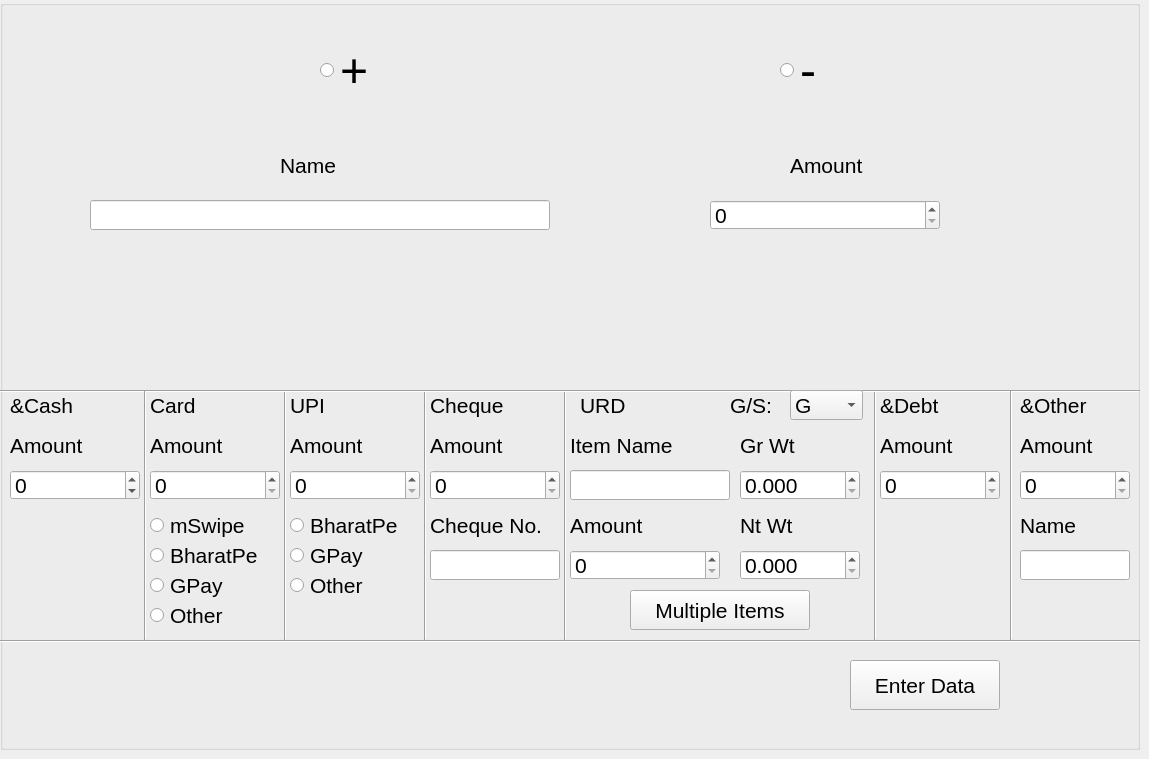
    <widget class="QWidget" name="Misc">
     <widget class="QGroupBox" name="groupBox_3">
      <property name="geometry">
       <rect>
        <x>0</x>
        <y>0</y>
        <width>1140</width>
        <height>750</height>
       </rect>
      </property>
      <property name="font">
       <font>
        <pointsize>16</pointsize>
       </font>
      </property>
      <property name="title">
       <string/>
      </property>
      <widget class="QRadioButton" name="Shree_plus">
       <property name="geometry">
        <rect>
         <x>320</x>
         <y>40</y>
         <width>120</width>
         <height>60</height>
        </rect>
       </property>
       <property name="font">
        <font>
         <pointsize>36</pointsize>
        </font>
       </property>
       <property name="text">
        <string>+</string>
       </property>
      </widget>
      <widget class="QRadioButton" name="Shree_minus">
       <property name="geometry">
        <rect>
         <x>780</x>
         <y>40</y>
         <width>95</width>
         <height>60</height>
        </rect>
       </property>
       <property name="font">
        <font>
         <pointsize>36</pointsize>
        </font>
       </property>
       <property name="text">
        <string>-</string>
       </property>
      </widget>
      <widget class="QLabel" name="label_58">
       <property name="geometry">
        <rect>
         <x>280</x>
         <y>150</y>
         <width>70</width>
         <height>30</height>
        </rect>
       </property>
       <property name="text">
        <string>Name</string>
       </property>
      </widget>
      <widget class="QLabel" name="label_60">
       <property name="geometry">
        <rect>
         <x>790</x>
         <y>150</y>
         <width>100</width>
         <height>30</height>
        </rect>
       </property>
       <property name="text">
        <string>Amount</string>
       </property>
      </widget>
      <widget class="QLineEdit" name="Shree_name">
       <property name="geometry">
        <rect>
         <x>90</x>
         <y>200</y>
         <width>460</width>
         <height>30</height>
        </rect>
       </property>
      </widget>
      <widget class="QSpinBox" name="Shree_amount">
       <property name="geometry">
        <rect>
         <x>710</x>
         <y>200</y>
         <width>230</width>
         <height>30</height>
        </rect>
       </property>
       <property name="maximum">
        <number>9999999</number>
       </property>
      </widget>
      <widget class="QPushButton" name="Data_Entry_button_5">
       <property name="geometry">
        <rect>
         <x>850</x>
         <y>660</y>
         <width>150</width>
         <height>50</height>
        </rect>
       </property>
       <property name="text">
        <string>Enter Data</string>
       </property>
      </widget>
      <widget class="QLabel" name="label_108">
       <property name="geometry">
        <rect>
         <x>430</x>
         <y>390</y>
         <width>100</width>
         <height>30</height>
        </rect>
       </property>
       <property name="text">
        <string>Cheque</string>
       </property>
      </widget>
      <widget class="QLabel" name="label_111">
       <property name="geometry">
        <rect>
         <x>580</x>
         <y>390</y>
         <width>70</width>
         <height>30</height>
        </rect>
       </property>
       <property name="text">
        <string>URD</string>
       </property>
      </widget>
      <widget class="QLabel" name="label_118">
       <property name="geometry">
        <rect>
         <x>570</x>
         <y>510</y>
         <width>130</width>
         <height>30</height>
        </rect>
       </property>
       <property name="text">
        <string>Amount</string>
       </property>
      </widget>
      <widget class="QLabel" name="label_134">
       <property name="geometry">
        <rect>
         <x>150</x>
         <y>390</y>
         <width>70</width>
         <height>30</height>
        </rect>
       </property>
       <property name="text">
        <string>Card</string>
       </property>
      </widget>
      <widget class="Line" name="line_41">
       <property name="geometry">
        <rect>
         <x>420</x>
         <y>390</y>
         <width>10</width>
         <height>250</height>
        </rect>
       </property>
       <property name="orientation">
        <enum>Qt::Vertical</enum>
       </property>
      </widget>
      <widget class="QLabel" name="label_148">
       <property name="geometry">
        <rect>
         <x>290</x>
         <y>390</y>
         <width>55</width>
         <height>30</height>
        </rect>
       </property>
       <property name="text">
        <string>UPI</string>
       </property>
      </widget>
      <widget class="QLabel" name="label_173">
       <property name="geometry">
        <rect>
         <x>290</x>
         <y>430</y>
         <width>100</width>
         <height>30</height>
        </rect>
       </property>
       <property name="text">
        <string>Amount</string>
       </property>
      </widget>
      <widget class="QRadioButton" name="UPI_Other_6">
       <property name="geometry">
        <rect>
         <x>290</x>
         <y>570</y>
         <width>95</width>
         <height>30</height>
        </rect>
       </property>
       <property name="text">
        <string>Other</string>
       </property>
      </widget>
      <widget class="Line" name="line_42">
       <property name="geometry">
        <rect>
         <x>870</x>
         <y>390</y>
         <width>10</width>
         <height>250</height>
        </rect>
       </property>
       <property name="orientation">
        <enum>Qt::Vertical</enum>
       </property>
      </widget>
      <widget class="Line" name="line_43">
       <property name="geometry">
        <rect>
         <x>280</x>
         <y>390</y>
         <width>10</width>
         <height>250</height>
        </rect>
       </property>
       <property name="orientation">
        <enum>Qt::Vertical</enum>
       </property>
      </widget>
      <widget class="QLabel" name="label_174">
       <property name="geometry">
        <rect>
         <x>740</x>
         <y>430</y>
         <width>80</width>
         <height>30</height>
        </rect>
       </property>
       <property name="text">
        <string>Gr Wt</string>
       </property>
      </widget>
      <widget class="Line" name="line_44">
       <property name="geometry">
        <rect>
         <x>560</x>
         <y>390</y>
         <width>10</width>
         <height>250</height>
        </rect>
       </property>
       <property name="orientation">
        <enum>Qt::Vertical</enum>
       </property>
      </widget>
      <widget class="QSpinBox" name="URDAmount_6">
       <property name="geometry">
        <rect>
         <x>570</x>
         <y>550</y>
         <width>150</width>
         <height>30</height>
        </rect>
       </property>
       <property name="maximum">
        <number>999999</number>
       </property>
       <property name="singleStep">
        <number>10</number>
       </property>
      </widget>
      <widget class="QLineEdit" name="ChequeNo_8">
       <property name="geometry">
        <rect>
         <x>430</x>
         <y>550</y>
         <width>130</width>
         <height>30</height>
        </rect>
       </property>
      </widget>
      <widget class="QRadioButton" name="New_Order_Cardmachine_5">
       <property name="geometry">
        <rect>
         <x>150</x>
         <y>510</y>
         <width>120</width>
         <height>30</height>
        </rect>
       </property>
       <property name="text">
        <string>mSwipe</string>
       </property>
      </widget>
      <widget class="Line" name="line_45">
       <property name="geometry">
        <rect>
         <x>0</x>
         <y>640</y>
         <width>1140</width>
         <height>3</height>
        </rect>
       </property>
       <property name="orientation">
        <enum>Qt::Horizontal</enum>
       </property>
      </widget>
      <widget class="QLabel" name="labelDebt_6">
       <property name="geometry">
        <rect>
         <x>880</x>
         <y>390</y>
         <width>80</width>
         <height>30</height>
        </rect>
       </property>
       <property name="text">
        <string>&amp;Debt</string>
       </property>
      </widget>
      <widget class="Line" name="line_46">
       <property name="geometry">
        <rect>
         <x>0</x>
         <y>390</y>
         <width>1140</width>
         <height>3</height>
        </rect>
       </property>
       <property name="orientation">
        <enum>Qt::Horizontal</enum>
       </property>
      </widget>
      <widget class="Line" name="line_47">
       <property name="geometry">
        <rect>
         <x>140</x>
         <y>390</y>
         <width>10</width>
         <height>250</height>
        </rect>
       </property>
       <property name="orientation">
        <enum>Qt::Vertical</enum>
       </property>
      </widget>
      <widget class="QLabel" name="label_175">
       <property name="geometry">
        <rect>
         <x>150</x>
         <y>430</y>
         <width>100</width>
         <height>30</height>
        </rect>
       </property>
       <property name="text">
        <string>Amount</string>
       </property>
      </widget>
      <widget class="QSpinBox" name="DebtAmount_6">
       <property name="geometry">
        <rect>
         <x>880</x>
         <y>470</y>
         <width>120</width>
         <height>30</height>
        </rect>
       </property>
       <property name="maximum">
        <number>9999999</number>
       </property>
       <property name="singleStep">
        <number>10</number>
       </property>
      </widget>
      <widget class="QRadioButton" name="New_Order_Cardmachine_6">
       <property name="geometry">
        <rect>
         <x>150</x>
         <y>600</y>
         <width>95</width>
         <height>30</height>
        </rect>
       </property>
       <property name="text">
        <string>Other</string>
       </property>
      </widget>
      <widget class="QRadioButton" name="UPI_GPay_6">
       <property name="geometry">
        <rect>
         <x>290</x>
         <y>540</y>
         <width>140</width>
         <height>30</height>
        </rect>
       </property>
       <property name="text">
        <string>GPay</string>
       </property>
      </widget>
      <widget class="QLabel" name="label_176">
       <property name="geometry">
        <rect>
         <x>430</x>
         <y>510</y>
         <width>130</width>
         <height>30</height>
        </rect>
       </property>
       <property name="text">
        <string>Cheque No.</string>
       </property>
      </widget>
      <widget class="QSpinBox" name="UPI_6">
       <property name="geometry">
        <rect>
         <x>290</x>
         <y>470</y>
         <width>130</width>
         <height>30</height>
        </rect>
       </property>
       <property name="maximum">
        <number>9999999</number>
       </property>
       <property name="singleStep">
        <number>10</number>
       </property>
      </widget>
      <widget class="QSpinBox" name="Cash_8">
       <property name="geometry">
        <rect>
         <x>10</x>
         <y>470</y>
         <width>130</width>
         <height>30</height>
        </rect>
       </property>
       <property name="minimum">
        <number>-9999999</number>
       </property>
       <property name="maximum">
        <number>9999999</number>
       </property>
       <property name="singleStep">
        <number>10</number>
       </property>
      </widget>
      <widget class="QDoubleSpinBox" name="URD_ntwt_6">
       <property name="geometry">
        <rect>
         <x>740</x>
         <y>550</y>
         <width>120</width>
         <height>30</height>
        </rect>
       </property>
       <property name="decimals">
        <number>3</number>
       </property>
       <property name="maximum">
        <double>999.999000000000024</double>
       </property>
      </widget>
      <widget class="QRadioButton" name="New_Order_Cardmachine_7">
       <property name="geometry">
        <rect>
         <x>150</x>
         <y>540</y>
         <width>140</width>
         <height>30</height>
        </rect>
       </property>
       <property name="text">
        <string>BharatPe</string>
       </property>
      </widget>
      <widget class="QSpinBox" name="Card_6">
       <property name="geometry">
        <rect>
         <x>150</x>
         <y>470</y>
         <width>130</width>
         <height>30</height>
        </rect>
       </property>
       <property name="maximum">
        <number>9999999</number>
       </property>
       <property name="singleStep">
        <number>10</number>
       </property>
      </widget>
      <widget class="QLineEdit" name="URDitemname_6">
       <property name="geometry">
        <rect>
         <x>570</x>
         <y>470</y>
         <width>160</width>
         <height>30</height>
        </rect>
       </property>
      </widget>
      <widget class="QLabel" name="label_177">
       <property name="geometry">
        <rect>
         <x>740</x>
         <y>510</y>
         <width>90</width>
         <height>30</height>
        </rect>
       </property>
       <property name="text">
        <string>Nt Wt</string>
       </property>
      </widget>
      <widget class="QSpinBox" name="Cheque_8">
       <property name="geometry">
        <rect>
         <x>430</x>
         <y>470</y>
         <width>130</width>
         <height>30</height>
        </rect>
       </property>
       <property name="maximum">
        <number>9999999</number>
       </property>
       <property name="singleStep">
        <number>10</number>
       </property>
      </widget>
      <widget class="QLabel" name="label_178">
       <property name="geometry">
        <rect>
         <x>730</x>
         <y>390</y>
         <width>55</width>
         <height>30</height>
        </rect>
       </property>
       <property name="text">
        <string>G/S:</string>
       </property>
      </widget>
      <widget class="QLabel" name="label_179">
       <property name="geometry">
        <rect>
         <x>570</x>
         <y>430</y>
         <width>140</width>
         <height>30</height>
        </rect>
       </property>
       <property name="text">
        <string>Item Name</string>
       </property>
      </widget>
      <widget class="QPushButton" name="URD_multiple_5">
       <property name="geometry">
        <rect>
         <x>630</x>
         <y>590</y>
         <width>180</width>
         <height>40</height>
        </rect>
       </property>
       <property name="text">
        <string>Multiple Items</string>
       </property>
      </widget>
      <widget class="QRadioButton" name="New_Order_Cardmachine_8">
       <property name="geometry">
        <rect>
         <x>150</x>
         <y>570</y>
         <width>140</width>
         <height>30</height>
        </rect>
       </property>
       <property name="text">
        <string>GPay</string>
       </property>
      </widget>
      <widget class="QComboBox" name="comboBox_6">
       <property name="geometry">
        <rect>
         <x>790</x>
         <y>390</y>
         <width>73</width>
         <height>30</height>
        </rect>
       </property>
       <item>
        <property name="text">
         <string>G</string>
        </property>
       </item>
       <item>
        <property name="text">
         <string>S</string>
        </property>
       </item>
      </widget>
      <widget class="QLabel" name="label_180">
       <property name="geometry">
        <rect>
         <x>430</x>
         <y>430</y>
         <width>100</width>
         <height>30</height>
        </rect>
       </property>
       <property name="text">
        <string>Amount</string>
       </property>
      </widget>
      <widget class="QLabel" name="label_181">
       <property name="geometry">
        <rect>
         <x>880</x>
         <y>430</y>
         <width>100</width>
         <height>30</height>
        </rect>
       </property>
       <property name="text">
        <string>Amount</string>
       </property>
      </widget>
      <widget class="QRadioButton" name="UPI_BharatPe_6">
       <property name="geometry">
        <rect>
         <x>290</x>
         <y>510</y>
         <width>140</width>
         <height>30</height>
        </rect>
       </property>
       <property name="text">
        <string>BharatPe</string>
       </property>
      </widget>
      <widget class="QDoubleSpinBox" name="URD_grwt_6">
       <property name="geometry">
        <rect>
         <x>740</x>
         <y>470</y>
         <width>120</width>
         <height>30</height>
        </rect>
       </property>
       <property name="decimals">
        <number>3</number>
       </property>
       <property name="maximum">
        <double>999.999000000000024</double>
       </property>
      </widget>
      <widget class="QLabel" name="labelCash_6">
       <property name="geometry">
        <rect>
         <x>10</x>
         <y>390</y>
         <width>90</width>
         <height>30</height>
        </rect>
       </property>
       <property name="text">
        <string>&amp;Cash</string>
       </property>
      </widget>
      <widget class="QLabel" name="label_182">
       <property name="geometry">
        <rect>
         <x>10</x>
         <y>430</y>
         <width>100</width>
         <height>30</height>
        </rect>
       </property>
       <property name="text">
        <string>Amount</string>
       </property>
      </widget>
      <widget class="QLabel" name="labelOther_5">
       <property name="geometry">
        <rect>
         <x>1020</x>
         <y>390</y>
         <width>90</width>
         <height>30</height>
        </rect>
       </property>
       <property name="text">
        <string>&amp;Other</string>
       </property>
      </widget>
      <widget class="QLabel" name="label_184">
       <property name="geometry">
        <rect>
         <x>1020</x>
         <y>510</y>
         <width>80</width>
         <height>30</height>
        </rect>
       </property>
       <property name="text">
        <string>Name</string>
       </property>
      </widget>
      <widget class="Line" name="line_52">
       <property name="geometry">
        <rect>
         <x>1010</x>
         <y>390</y>
         <width>3</width>
         <height>250</height>
        </rect>
       </property>
       <property name="orientation">
        <enum>Qt::Vertical</enum>
       </property>
      </widget>
      <widget class="QLabel" name="label_185">
       <property name="geometry">
        <rect>
         <x>1020</x>
         <y>430</y>
         <width>100</width>
         <height>30</height>
        </rect>
       </property>
       <property name="text">
        <string>Amount</string>
       </property>
      </widget>
      <widget class="QLineEdit" name="OtherName_5">
       <property name="geometry">
        <rect>
         <x>1020</x>
         <y>550</y>
         <width>110</width>
         <height>30</height>
        </rect>
       </property>
      </widget>
      <widget class="QSpinBox" name="OtherAmount_5">
       <property name="geometry">
        <rect>
         <x>1020</x>
         <y>470</y>
         <width>110</width>
         <height>30</height>
        </rect>
       </property>
      </widget>
     </widget>
    </widget>
